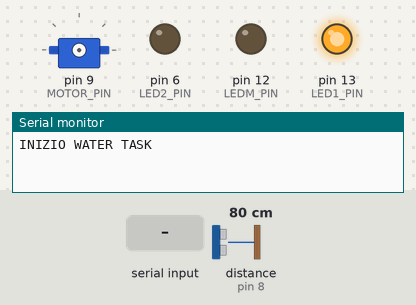
The sketch below on a simulated Arduino Uno, built with avr-gcc and run on an emulated ATmega328P. Shown: servo, output pins drawn as LEDs (lit = HIGH), the last lines printed to the serial monitor. Wiring (inferred from the names in the program): ultrasonic range finder: trigger pin 7; echo pin 8. The inputs (shaded band) are chosen by the test bench; at power-on: distance to the obstacle (sensor on pin 8) 80 cm. The echo pulse lasts 58.3 µs per cm; pins used as bus, display or sensor lines are not drawn.

Above: at 1.2 s.
1.3 s: "1\n" received over Serial
At 3.3 s:
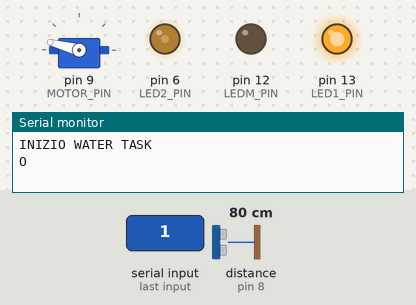
3.9 s: "0\n" received over Serial
At 4.24 s:
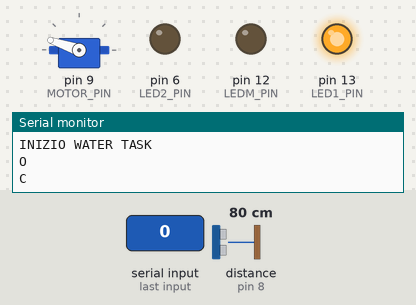
6.5 s: "2\n" received over Serial
At 8.6 s:
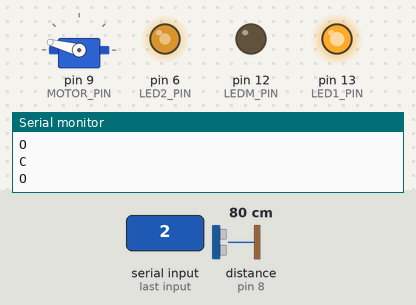
9.1 s: "3\n" received over Serial
At 10.1 s:
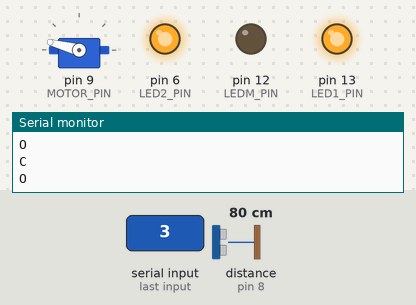
13.8 s: "1\n" received over Serial
At 15.2 s:
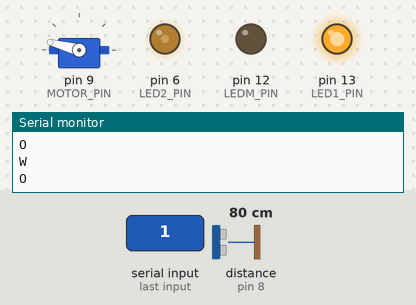
Timing chart, 0 to 16.8 s (numbered marks = the images above; inputs shaded):
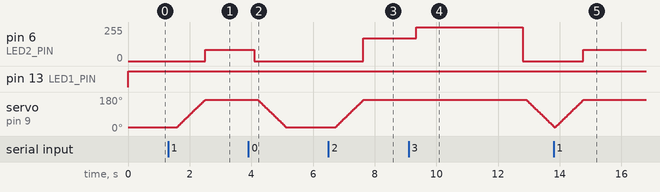

The sketch:

Green_house_controller.ino
```cpp
#include "Scheduler.h"
#include "ControlTask.h"
#include "WaterTask.h"
#include "Arduino.h"
#include "MsgService.h"


Scheduler sched;

void setup() {
  sched.init(100);
  Serial.begin(9600);
  MsgService.init();
  User* cUser = new User();
  ControlTask* cControlTask = new ControlTask(cUser);
  WaterTask* wWaterTask = new WaterTask(cUser);

  cControlTask->init(100);
  wWaterTask->init(100);
  sched.addTask(cControlTask);
  sched.addTask(wWaterTask);

}

void loop() {
  sched.run();

}
```

BtService.cpp
```cpp
#include "Arduino.h"
#include "BtService.h"
#import "SoftwareSerial.h"


BtService::BtService(int rxPin, int txPin){
  channel = new SoftwareSerial(rxPin, txPin);
}

void BtService::init(){
  content.reserve(256);
  channel->begin(9600);
}

bool BtService::sendMsg(String msg){
  channel->println(msg);
}

bool BtService::isBtAvailable(){
  return channel->available();
}

Msg* BtService::receiveMsg(){
  if (channel->available()){
    content="";
    while (channel->available()) {
      content += (char)channel->read();
    }
    return new Msg(content);
  } else {
    return NULL;
  }
}
```

BtService.h
```cpp
#ifndef __BTSERVICE__
#define __BTSERVICE__

#include "SoftwareSerial.h"
#include "Arduino.h"
#include "User.h"
#include "Msg.h"


class BtService {

public:
  BtService(int rxPin, int txPin);
  void init();
  bool isBtAvailable();
  Msg* receiveMsg();
  bool sendMsg(String msg);

private:
  String content;
  SoftwareSerial* channel;

};

#endif
```

ControlTask.cpp
```cpp
#include "ControlTask.h"
#include "SonarImpl.h"
#include "Led.h"
#include "Arduino.h"
#include "MsgService.h"

#define ECHO_PIN 8
#define TRIG_PIN 7
#define DIST1 0.3
#define LED1_PIN 13
#define LEDM_PIN 12

ControlTask::ControlTask(User* cUser){
  this->cUser = cUser;
  sonar = new SonarImpl(ECHO_PIN,TRIG_PIN);
  l1 = new Led(LED1_PIN);
  lm = new Led(LEDM_PIN);

}


void ControlTask::init(int period){
  Task::init(period);
  state = IDLE;
  //Serial.println("INIZIO CONTROL TASK");
  lm->switchOff();
  l1->switchOff();
}

void ControlTask::tick(){

  switch(state){
    case IDLE:{
      l1->switchOn();
      if(cUser->isBtAvailable() > 0){
        cUser->receiveMsg();
        String msg = cUser->getMessage();
        if (msg.equals("b")){
          cUser->setConnected(true);
          delay(500);
        } else if(msg.equals("n")){
            cUser->setConnected(false);
            delay(500);
        }
      }

      //manca il controllo sulla connessione
      if(((sonar->getDistance())<DIST1) && (cUser->isConnected())){
        cUser->changeManual();
        cUser->setIntensity(170);
        state = MANUAL;
        cUser->resetMessage();
        MsgService.sendMsg("M");
        l1->switchOff();
      }

      break;

    }
    case MANUAL:{
      lm->switchOn();
      if(cUser->isConnected()){
        cUser->receiveMsg();
        String msg = cUser->getMessage();
        if (msg.equals("n")){
          cUser->setConnected(false);
          delay(500);
        }
      }
      if(((sonar->getDistance())> DIST1) || (!cUser->isConnected()) ){

        cUser->changeManual();
        state = IDLE;
        MsgService.sendMsg("A");
        cUser->resetMessage();
        lm->switchOff();
      }
      break;
    }

  }
}
```

ControlTask.h
```cpp
#include "Task.h"
#include "Sonar.h"
#include "Led.h"
#include "User.h"
#include "BtService.h"

class ControlTask: public Task {
public:
  ControlTask(User* cUser);
  void init(int period);
  void tick();

private:
  User* cUser;
  Sonar* sonar;
  Led* l1;
  Led* lm;

  //variabili
  int manual;

  enum{IDLE, MANUAL} state;
};
```

Led.cpp
```cpp
#include "Led.h"
#include "Arduino.h"

Led::Led(int pin){
  this->pin = pin;
  pinMode(pin,OUTPUT);
}

void Led::switchOn(){
  digitalWrite(pin,HIGH);
}

void Led::switchOff(){
  digitalWrite(pin,LOW);
}

void Led::setIntensity(int value){
  analogWrite(pin, value);
};
```

Led.h
```cpp
#ifndef __LED__
#define __LED__

#include "Light.h"

class Led: public Light {
public:
  Led(int pin);
  void switchOn();
  void switchOff();
  void setIntensity(int value);
protected:
  int pin;
};

#endif
```

Light.h
```cpp
#ifndef __LIGHT__
#define __LIGHT__

class Light {
public:
  virtual void switchOn() = 0;
  virtual void switchOff() = 0;
  virtual void setIntensity(int value) = 0;
};

#endif
```

Msg.cpp
```cpp
#include "Msg.h"
#include "Arduino.h"

Msg::Msg(const String& content){
    this->content = content;
  }

String Msg::getContent(){
    return content;
};
```

Msg.h
```cpp
#include "Arduino.h"
#ifndef __MSG__
#define __MSG__

class Msg {

public:
  Msg(const String& content);
  String getContent();

private:
  String content;
};

#endif
```

MsgService.cpp
```cpp
#include "Arduino.h"
#include "MsgService.h"

String content;

MsgServiceClass MsgService;

bool MsgServiceClass::isMsgAvailable(){
  return msgAvailable;
}

Msg* MsgServiceClass::receiveMsg(){
  if (msgAvailable){
    Msg* msg = currentMsg;
    msgAvailable = false;
    currentMsg = NULL;
    content = "";
    return msg;
  } else {
    return NULL;
  }
}

void MsgServiceClass::init(){
  Serial.begin(9600);
  content.reserve(256);
  content = "";
  currentMsg = NULL;
  msgAvailable = false;
}

void MsgServiceClass::sendMsg(const String& msg){
  Serial.println(msg);
}

void serialEvent() {
  /* reading the content */
  while (Serial.available()) {
    char ch = (char) Serial.read();
    if (ch == '\n'){
      MsgService.currentMsg = new Msg(content);
      MsgService.msgAvailable = true;
    } else {
      content += ch;
    }
  }
}

bool MsgServiceClass::isMsgAvailable(Pattern& pattern){
  return (msgAvailable && pattern.match(*currentMsg));
}

Msg* MsgServiceClass::receiveMsg(Pattern& pattern){
  if (msgAvailable && pattern.match(*currentMsg)){
    Msg* msg = currentMsg;
    msgAvailable = false;
    currentMsg = NULL;
    content = "";
    return msg;
  } else {
    return NULL;
  }

}
```

MsgService.h
```cpp
#ifndef __MSGSERVICE__
#define __MSGSERVICE__

#include "Arduino.h"
#include "Msg.h"

class Pattern {
public:
  virtual boolean match(const Msg& m) = 0;
};

class MsgServiceClass {

public:

  Msg* currentMsg;
  bool msgAvailable;

  void init();

  bool isMsgAvailable();
  Msg* receiveMsg();

  bool isMsgAvailable(Pattern& pattern);
  Msg* receiveMsg(Pattern& pattern);

  void sendMsg(const String& msg);
};

extern MsgServiceClass MsgService;

#endif
```

Runnable.h
```cpp
#ifndef __RUNNABLE__
#define __RUNNABLE__

class Runnable {

  virtual void run() = 0;

};

#endif
```

Scheduler.cpp
```cpp
#include "Scheduler.h"
#include "Arduino.h"

void Scheduler::init(int basePeriod){
  this->basePeriod = basePeriod;
  timer = new Timer();
  timer->setupPeriod(basePeriod);
  nTasks = 0;
}

bool Scheduler::addTask(Task* task){
  if (nTasks < MAX_TASKS-1){
    taskList[nTasks] = task;
    nTasks++;
    return true;
  } else {
    return false;
  }
}


void Scheduler::run(){
  timer->waitForNextTick();
  for (int i = 0; i < nTasks; i++){
    if (taskList[i]->updateAndCheckTime(basePeriod)){
      taskList[i]->tick();
    }
  }
}
```

Scheduler.h
```cpp
#ifndef __SCHEDULER__
#define __SCHEDULER__

#include "Task.h"
#include "Runnable.h"
#include "Timer.h"

#define MAX_TASKS 10

class Scheduler: public Runnable {

  int basePeriod;
  int nTasks;
  Task* taskList[MAX_TASKS];
  Timer* timer;

public:
  void init(int basePeriod);
  virtual bool addTask(Task* task);
  virtual void run();

};

#endif
```

Sonar.h
```cpp
#ifndef __PROXIMITYSENSOR__
#define __PROXIMITYSENSOR__

class Sonar {

public:
  virtual float getDistance() = 0;

};


#endif
```

SonarImpl.cpp
```cpp
#include "SonarImpl.h"

#include "Arduino.h"

SonarImpl::SonarImpl(int echoP, int trigP) : echoPin(echoP), trigPin(trigP){
  pinMode(trigPin, OUTPUT);
  pinMode(echoPin, INPUT);

}

float SonarImpl::getDistance(){
    digitalWrite(trigPin,LOW);
    delayMicroseconds(3);
    digitalWrite(trigPin,HIGH);
    delayMicroseconds(5);
    digitalWrite(trigPin,LOW);

    float tUS = pulseIn(echoPin, HIGH);
    float t = tUS / 1000.0 / 1000.0 / 2;
    float d = t*vs;
    return d;
}
```

SonarImpl.h
```cpp
#ifndef __SONAR__
#define __SONAR__

#include "Sonar.h"

class SonarImpl: public Sonar {

public:
  SonarImpl(int echoPin, int trigPin);
  float getDistance();

private:
    const float vs = 331.5 + 0.6*20;
    int echoPin, trigPin;
};

#endif
```

Task.h
```cpp
#ifndef __TASK__
#define __TASK__

class Task {
protected:
  int myPeriod;
  int timeElapsed;

public:
  virtual void init(int period){
    myPeriod = period;
    timeElapsed = 0;
  }

  virtual void tick() = 0;

  bool updateAndCheckTime(int basePeriod){
    timeElapsed += basePeriod;
    if (timeElapsed >= myPeriod){
      timeElapsed = 0;
      return true;
    } else {
      return false;
    }
  }

};

#endif
```

Timer.cpp
```cpp
#include "Timer.h"
#include "Arduino.h"

volatile bool timerFlag;

ISR(TIMER1_COMPA_vect){
  timerFlag = true;
}

Timer::Timer(){
  timerFlag = false;
}

/* period in ms */
void Timer::setupPeriod(int period){

  // disabling interrupt
  cli();

  TCCR1A = 0; // set entire TCCR1A register to 0
  TCCR1B = 0; // same for TCCR1B
  TCNT1  = 0; //initialize counter value to 0

  /*
   * set compare match register
   *
   * OCR1A = (16*2^20) / (100*PRESCALER) - 1 (must be < 65536)
   *
   * assuming a prescaler = 1024 => OCR1A = (16*2^10)* period/1000 (being in ms)
   */
  OCR1A = 16.384*period;
  // turn on CTC mode
  TCCR1B |= (1 << WGM12);
  // Set CS11 for 8 prescaler
  TCCR1B |= (1 << CS12) | (1 << CS10);
  // enable timer compare interrupt
  TIMSK1 |= (1 << OCIE1A);

  // enabling interrupt
  sei();

}

void Timer::waitForNextTick(){
  /* wait for timer signal */
  while (!timerFlag){}
  timerFlag = false;

}
```

Timer.h
```cpp
#ifndef __TIMER__
#define __TIMER__

class Timer {

public:
  Timer();
  /* period in ms */
  void setupPeriod(int period);
  void waitForNextTick();

};


#endif
```

User.cpp
```cpp
#include "User.h"
#include "BtService.h"
#include "MsgService.h"
BtService btService(2,3);

User::User(){

  btService.init();
  manual = false;
  apri = false;
  intensity = 0;
  connession = false;
  message = "";
  tmp = "";
  last = "";
  val = "";
  humidity = "";
  cmd = "";
}

bool User::checkManual(){
  return manual;
}

void User::changeManual(){
  manual = !manual;
}

void User::setApri(){
  if(apri){
    apri = false;
  } else{
    apri = true;
  }
}

void User::setIntensity(int value){
  intensity = value;
}

void User::setConnected(bool value){
  connession = value;
}

int User::getIntensity(){
  return intensity;
}

bool User::isAperto(){
  return apri;
}

bool User::isConnected(){
  return connession;
}

bool User::sendMsg(String msg){
  btService.sendMsg(msg);
}

void User::receiveMsg(){
  tmp = btService.receiveMsg()->getContent();

  last = tmp.substring(tmp.length()-1);
  if (last.equals(":")){
    val = tmp.substring(tmp.length()-3,tmp.length()-1).toInt() -10;
    int prop = val*255/99;
    if(prop <= 85){
      setIntensity(85);
    } else if(prop > 85 && prop < 170){
        setIntensity(170);
    } else {
          setIntensity(255);
    }

  }
  if(!tmp.equals("")){
      message = tmp;
   }
   last = "";
   tmp = "";
   val = 0;
}

bool User::isBtAvailable(){
  return btService.isBtAvailable();
}


String User::getMessage(){
  return message;
}

void User::resetMessage(){
  message = "";
}

int User::freeRam () {
  extern int __heap_start, *__brkval;
  int v;
  return (int) &v - (__brkval == 0 ? (int) &__heap_start : (int) __brkval);
}

void User::receiveSerialMessage(){
  String temp = MsgService.receiveMsg()->getContent();
  String str = temp.substring(temp.length()-1,temp.length());

  if (str.equals(":")){
    humidity = temp.substring(0,temp.length()-1);
  } else{
    temp = temp.substring(temp.length()-2,temp.length()-1);
    if(temp.equals("1")){
        setIntensity(85);
        setCmd("apri");
    } else if(temp.equals("2")){
        setIntensity(170);
        setCmd("apri");
    } else if(temp.equals("3")){
        setIntensity(255);
        setCmd("apri");
    } else if(temp.equals("0")){
        setCmd("chiudi");
    }
  }
  str = "";
  temp = "";
   /*Serial.println("Comando:"+cmd);
   Serial.println("umidità:"+humidity);
   Serial.println(freeRam());*/
}

String User::getCmd(){
  return cmd;
}

 void User::setCmd(String command){
  cmd = command;
}

String User::getHumidity(){
  return humidity;
};
```

User.h
```cpp
#include "Arduino.h"
#ifndef USER
#define USER

class User{

public:

  User();

  bool checkManual();
  void changeManual();
  int getIntensity();
  void setIntensity(int value);
  void setConnected(bool value);
  void setApri();
  bool isAperto();
  bool isConnected();
  void receiveMsg();
  bool sendMsg(String msg);
  bool isBtAvailable();
  String getMessage();
  void resetMessage();
  int freeRam();
  String getHumidity();
  String getCmd();
  void receiveSerialMessage();
  void setCmd(String command);


private:
  int intensity;
  bool apri;
  bool manual;
  bool connession;
  String message;
  String tmp;
  int val;
  String last;
  String humidity;
  String cmd;
};

#endif
```

WaterTask.cpp
```cpp
#include "WaterTask.h"
#include "Led.h"
#include "servo_motor_impl.h"
#include "User.h"
#include "Arduino.h"
#include "MsgService.h"

#define LED2_PIN 6
#define MOTOR_PIN 9
#define TMAX 5000


WaterTask::WaterTask(User* cUser){
  this->cUser = cUser;
  l2 = new Led(LED2_PIN);
  pMotor = new ServoMotorImpl(MOTOR_PIN);
  pos = 0;
  delta = 1;
}

void WaterTask::init(int period){
  Task::init(period);
  state = STANDBY;
  l2->switchOff();
  Serial.println("INIZIO WATER TASK");

}

void WaterTask::tick(){
  switch(state){

    case STANDBY:{
      if(cUser->checkManual()){
        if(cUser->isConnected()){
          cUser->receiveMsg();
          cUser->receiveSerialMessage();
          String msg = cUser->getMessage();
          cUser->sendMsg(cUser->getHumidity());
          if (msg.equals("o")){
            state = OPEN;
            MsgService.sendMsg("O");
          }
        }
      } else{
        //se sono in modalità auto controllo l'umidità per cambiare stato
        cUser->receiveSerialMessage();
        if (cUser->getCmd().equals("apri")){
          state = OPEN;
          MsgService.sendMsg("O");
        }
      }
      break;
    }

    case OPEN:{
      //apro l'irrigatore
      pMotor->on();
      for (int i = 0; i < 180; i++) {
        pMotor->setPosition(pos);
        delay(5);
        pos += delta;
      }
      pMotor->off();
      state = WATER;
      l2->setIntensity(cUser->getIntensity());
      T=0;
      break;
    }

    case WATER:{
      l2->setIntensity(cUser->getIntensity());
      T+= myPeriod;

      //scambio i dati di umidità ecc.
      //continuo in questo stato finche:
      if(cUser->checkManual()){
        //se sono in modalità manuale aspetto un comando per cambiare stato
        if(cUser->isConnected()){
          cUser->receiveMsg();
          cUser->receiveSerialMessage();
          String msg = cUser->getMessage();
          cUser->sendMsg(cUser->getHumidity());
            if (msg.equals("c")){
              state = CLOSE;
              MsgService.sendMsg("C");
              l2->setIntensity(0);
            }
        }

      } else{
        //se sono in modalità auto controllo l'umidità se è maggiore del 35% o se ci sono già da T > di Tmax
        cUser->receiveSerialMessage();

          //controllo l'umidità se è maggiore del 35%
        if(cUser->getCmd().equals("chiudi")){
          state = CLOSE;
          MsgService.sendMsg("C");
          l2->setIntensity(0);
        }


      }
      if(T>TMAX){
        state = CLOSE;
        MsgService.sendMsg("W");
        l2->setIntensity(0);
      }
      break;
    }

    case CLOSE:{

      //chiudo l'irrigatore
      pMotor->on();
      for (int i = 0; i < 180; i++) {
        pMotor->setPosition(pos);
        delay(5);
        pos -= delta;
      }
      pMotor->off();
      state = STANDBY;
      cUser->setCmd("chiudi");
      cUser->resetMessage();
      break;
    }

  }

}
```

WaterTask.h
```cpp
#include "Task.h"
#include "Led.h"
#include "User.h"
#include "Sonar.h"
#include "Timer.h"
#include "servo_motor.h"

class WaterTask: public Task {

public:

  WaterTask(User* cUser);
  void init(int period);
  void tick();

private:
  User* cUser;
  Led* l2;
  ServoMotor* pMotor;
  int arrivalTime;
  int pos;
  int delta;
  int T;


  enum{STANDBY, OPEN, WATER, CLOSE} state;
};
```

servo_motor.h
```cpp
#ifndef __SERVO_MOTOR__
#define __SERVO_MOTOR__

class ServoMotor {

public:
  virtual void on() = 0;
  virtual void setPosition(int angle) = 0;
  virtual void off() = 0;
};

#endif
```

servo_motor_impl.cpp
```cpp
#include "servo_motor_impl.h"
#include "Arduino.h"

ServoMotorImpl::ServoMotorImpl(int pin){
  this->pin = pin;
}

void ServoMotorImpl::on(){
  motor.attach(pin);
}

void ServoMotorImpl::setPosition(int angle){
  // 750 -> 0, 2250 -> 180
  // 750 + angle*(2250-750)/180
  float coeff = (2250.0-750.0)/180;
  motor.write(750 + angle*coeff);
}

void ServoMotorImpl::off(){
  motor.detach();
}
```

servo_motor_impl.h
```cpp
#ifndef __SERVO_MOTOR_IMPL__
#define __SERVO_MOTOR_IMPL__

#include "servo_motor.h"
#include <arduino.h>
#include "ServoTimer2.h"

class ServoMotorImpl: public ServoMotor {

public:
  ServoMotorImpl(int pin);

  void on();
  void setPosition(int angle);
  void off();

private:
  int pin;
  ServoTimer2 motor;
};

#endif
```

Measured:
- after the input at 1.3 s, pin 6 (LED2_PIN): 0/255 → 85/255 after 1.2 s; servo on pin 9 (MOTOR_PIN): moves from 20° to 165° over 0.90 s, starting after 0.30 s
- after the input at 3.9 s, pin 6 (LED2_PIN): 85/255 → 0/255 after 0.20 s; servo on pin 9 (MOTOR_PIN): moves from 165° to 21° over 0.89 s, starting after 0.33 s
- after the input at 6.5 s, pin 6 (LED2_PIN): 0/255 → 170/255 after 1.1 s
- after the input at 9.1 s, pin 6 (LED2_PIN): 170/255 → 255/255 after 0.24 s, → 0/255 3.5 s later
- after the input at 13.8 s, pin 6 (LED2_PIN): 0/255 → 85/255 after 0.97 s
